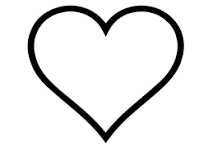
#> input picture test3/download.png, 213 x 148 px, found by its file name
$ python main.py
#> lines starting #> are read from the running program, lines starting #| are printed output that depends on the picture
import numpy as np
from PIL import Image

# ---------------------------
# Core Fourier–series helpers
# ---------------------------

def image_to_array(path_or_array, as_float=True):
    """
    Load an image file or accept a numpy array directly.
    Returns array of shape (H, W) for grayscale or (H, W, 3) for RGB.
    """
#> called with path_or_array = 'test3/download.png', as_float = True
    if isinstance(path_or_array, (str, bytes, bytearray)):
        img = Image.open(path_or_array).convert("RGB")
#> img is the input picture: PIL image 213x148 RGB; min 0, max 255, mean 232.5
        arr = np.asarray(img)
    else:
        arr = np.asarray(path_or_array)
        if arr.ndim == 2:
            arr = arr[..., None]  # treat as single-channel, will be squeezed later
    if as_float:
        arr = arr.astype(np.float64) / (255.0 if arr.dtype.kind in "ui" else 1.0)
    return arr

def fft2_channels(arr):
    """
    Compute centered 2D FFT (Fourier-series coefficients) per channel.
    Returns coeffs with DC at the center via fftshift.
    """
    if arr.ndim == 2:
        arr = arr[..., None]  # (H, W, 1)
    H, W, C = arr.shape
#> H = 148; W = 213; C = 3
    coeffs = np.empty((H, W, C), dtype=complex)
    for c in range(C):
        coeffs[..., c] = np.fft.fftshift(np.fft.fft2(arr[..., c]))
    return coeffs

def ifft2_channels(coeffs):
    """
    Inverse of fft2_channels. Expects coeffs with DC at center (shifted).
    Returns real image array in [0, 1] (approx).
    """
    H, W, C = coeffs.shape
    out = np.empty((H, W, C), dtype=np.float64)
    for c in range(C):
        out[..., c] = np.real(np.fft.ifft2(np.fft.ifftshift(coeffs[..., c])))
    if C == 1:
        out = out[..., 0]
    return out

def lowpass_mask(shape, keep_radius_y, keep_radius_x):
    """
    Create a centered rectangular low-pass mask keeping frequencies within
    |ky| <= keep_radius_y and |kx| <= keep_radius_x.
    """
    H, W = shape
    ky = np.fft.fftshift(np.fft.fftfreq(H)) * H  # integer-like frequency indices
    kx = np.fft.fftshift(np.fft.fftfreq(W)) * W
    KY, KX = np.meshgrid(ky, kx, indexing="ij")
    return (np.abs(KY) <= keep_radius_y) & (np.abs(KX) <= keep_radius_x)

def keep_low_frequencies(coeffs, keep_frac=0.1, anisotropic=False):
    """
    Zero all but the lowest spatial frequencies.
    keep_frac: fraction of size to keep (0..1). If anisotropic=False, uses the same
               fraction in both axes. If True, expects a (fy, fx) tuple.
    """
#> called with coeffs = array of shape (148, 213, 3), keep_frac = 0.1, anisotropic = False
    H, W, C = coeffs.shape
#> H = 148; W = 213; C = 3
    if isinstance(keep_frac, tuple):
        fy, fx = keep_frac
    else:
        fy = fx = keep_frac
    mask = lowpass_mask((H, W), int((H//2)*fy), int((W//2)*fx))
    filt = np.zeros_like(coeffs)
    for c in range(C):
        filt[..., c] = coeffs[..., c] * mask
#> after the loop in ifft2_channels, `for c in range(C):`:
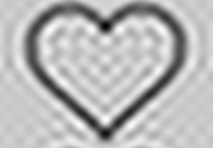
#> out: shape (148, 213, 3) float64; min -0.0154, max 1.27, mean 0.912; drawn with min black and max white
    return filt

def keep_topk_magnitude(coeffs, k):
    """
    Keep the K largest-magnitude Fourier coefficients (per whole image, shared across channels).
    Returns a sparse coefficient array of same shape.
    """
#> called with coeffs = array of shape (148, 213, 3), k = 5000
    H, W, C = coeffs.shape
#> H = 148; W = 213; C = 3
    # aggregate magnitude across channels so we keep same positions for all channels
    mag = np.sqrt(np.sum(np.abs(coeffs)**2, axis=2))
    flat_idx = np.argpartition(mag.ravel(), -k)[-k:]  # indices of top-K (unordered)
#> flat_idx = 5000 values, max 26668 at index 1235, min 5068 at index 2020, mean 15869
#> after the loop in ifft2_channels (call 2), `for c in range(C):`:
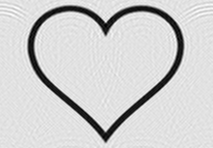
#> out: shape (148, 213, 3) float64; min -0.123, max 1.14, mean 0.912; drawn with min black and max white
    mask = np.zeros(H*W, dtype=bool)
    mask[flat_idx] = True
    mask = mask.reshape(H, W)
    out = np.zeros_like(coeffs)
    out[mask, :] = coeffs[mask, :]
    return out

def fs_to_dict(coeffs):
    """
    Convert coefficients array (with DC at center) into a dict mapping
    (ky, kx) -> complex coefficient for grayscale, or -> complex[3] for RGB.
    Frequencies are integer indices consistent with DFT periodic basis.
    """
    H, W, C = coeffs.shape
#> H = 148; W = 213; C = 3
    ky = np.fft.fftshift(np.fft.fftfreq(H)) * H
#> ky = 148 values from -74 to 73
    kx = np.fft.fftshift(np.fft.fftfreq(W)) * W
    KY, KX = np.meshgrid(ky, kx, indexing="ij")
    d = {}
    for i in range(H):
        for j in range(W):
            key = (int(KY[i, j]), int(KX[i, j]))
            val = coeffs[i, j] if C > 1 else coeffs[i, j, 0]
            if np.any(val != 0):
                d[key] = val
#> after the loop, d = 4948 items
    return d

# ---------------------------
# Example usage
# ---------------------------

if __name__ == "__main__":
    # Load as float in [0,1]
    img = image_to_array("test3/download.png")  # or pass a numpy array directly

    # 1) Forward FS (DFT coefficients), centered
    coeffs = fft2_channels(img)

    # 2a) Keep only low frequencies (e.g., 10% in each dimension)
    coeffs_low = keep_low_frequencies(coeffs, keep_frac=0.10)
    recon_low = ifft2_channels(coeffs_low)

    # 2b) Or keep the K largest coefficients (sparse FS)
    K = 5000
    coeffs_topk = keep_topk_magnitude(coeffs, K)
    recon_topk = ifft2_channels(coeffs_topk)

    # 3) Optional: export as a dictionary of Fourier-series coefficients
    fs_dict = fs_to_dict(coeffs_topk)  # {(ky, kx): complex or complex[3], ...}
#> fs_dict = 4948 items

    # 4) Save results (will clip to [0,1] and convert to 8-bit)
    def save_img(path, arr):
#> called with path = 'recon_low.png'
        a = np.clip(arr, 0.0, 1.0)
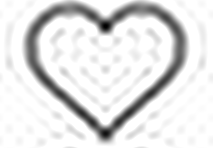
#> a: shape (148, 213, 3) float64; min 0, max 1, mean 0.887
        if a.ndim == 2:
            a = (a * 255).astype(np.uint8)
            Image.fromarray(a, mode="L").save(path)
        else:
            a = (a * 255).astype(np.uint8)
            Image.fromarray(a).save(path)

    save_img("recon_low.png", recon_low)
    save_img("recon_topk.png", recon_topk)
#> call 2 of save_img, with path = 'recon_topk.png'
#> in save_img (call 2), `a = np.clip(arr, 0.0, 1.0)`:
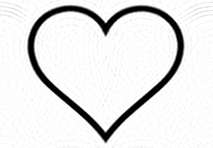
#> a: shape (148, 213, 3) float64; min 0, max 1, mean 0.905

    # 5) (Optional) Report compression ratio
    H, W = coeffs.shape[:2]
    kept_low = np.count_nonzero(np.abs(coeffs_low).sum(axis=2))
#> kept_low = 315
    kept_topk = np.count_nonzero(np.abs(coeffs_topk).sum(axis=2))
#> kept_topk = 5000
    print(f"Low-pass kept {kept_low}/{H*W} frequency locations")
#| Low-pass kept 315/31524 frequency locations
    print(f"Top-K kept   {kept_topk}/{H*W} frequency locations")
#| Top-K kept   5000/31524 frequency locations
